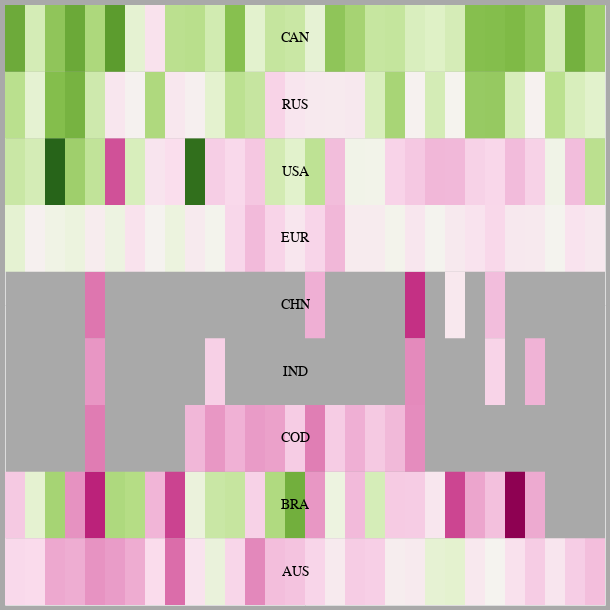

Notebook cell for this chart:
### Code cell
# Convert 'party' column to string
df_viz['party'] = df_viz['party'].astype(str)

chart = alt.Chart(df_viz).mark_rect().encode(
    x=alt.X('year:O', axis=None),
    y=alt.Y('party:N', sort=countries, axis=None),
    color=alt.Color('difference:Q', scale=alt.Scale(scheme='pinkyellowgreen', reverse=True), legend=None)
)

text = chart.mark_text(baseline='middle', font='Helvetica', fontSize=14).encode(
    text=alt.condition(
        alt.datum.year == 2004,  # Label only for year 2004
        alt.Text('party:N'),
        alt.value('')
    ),
    color=alt.value('black')  # Set the default text color to black
)

layer = alt.layer(chart, text).configure_axis(labels=False, ticks=False)
layer = layer.configure(background='darkgrey').properties(width=600, height=600)

layer

### Figure 1 — Vega-Lite specification as saved in the notebook (floating-point values rounded to 4 significant figures; data arrays with more than 128 entries replaced by an {"elided": "..."} marker saying what was removed)
{"config": {"view": {"continuousWidth": 400, "continuousHeight": 300}, "background": "darkgrey"}, "layer": [{"mark": "rect", "encoding": {"color": {"field": "difference", "legend": null, "scale": {"reverse": true, "scheme": "pinkyellowgreen"}, "type": "quantitative"}, "x": {"axis": null, "field": "year", "type": "ordinal"}, "y": {"axis": null, "field": "party", "sort": ["CAN", "RUS", "USA", "EUR", "CHN", "IND", "COD", "BRA", "AUS"], "type": "nominal"}}}, {"mark": {"type": "text", "baseline": "middle", "font": "Helvetica", "fontSize": 14}, "encoding": {"color": {"value": "black"}, "text": {"condition": {"field": "party", "type": "nominal", "test": "(datum.year === 2004)"}, "value": ""}, "x": {"axis": null, "field": "year", "type": "ordinal"}, "y": {"axis": null, "field": "party", "sort": ["CAN", "RUS", "USA", "EUR", "CHN", "IND", "COD", "BRA", "AUS"], "type": "nominal"}}}], "data": {"name": "data-c24862dbeab28a1413f023c7c18a1186"}, "height": 600, "width": 600, "$schema": "https://vega.github.io/schema/vega-lite/v4.17.0.json", "datasets": {"data-c24862dbeab28a1413f023c7c18a1186": {"elided": "270 records"}}}
